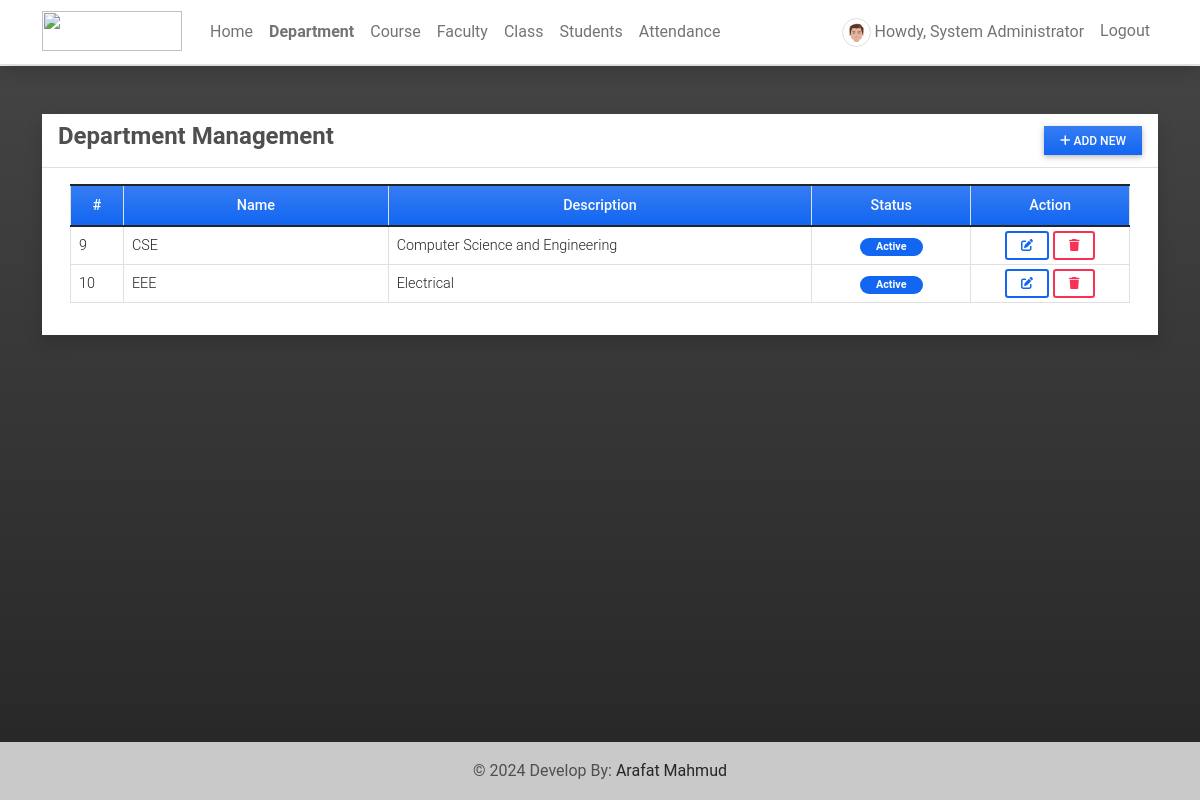
/department (signed in), run on an earlier commit of the app's database.
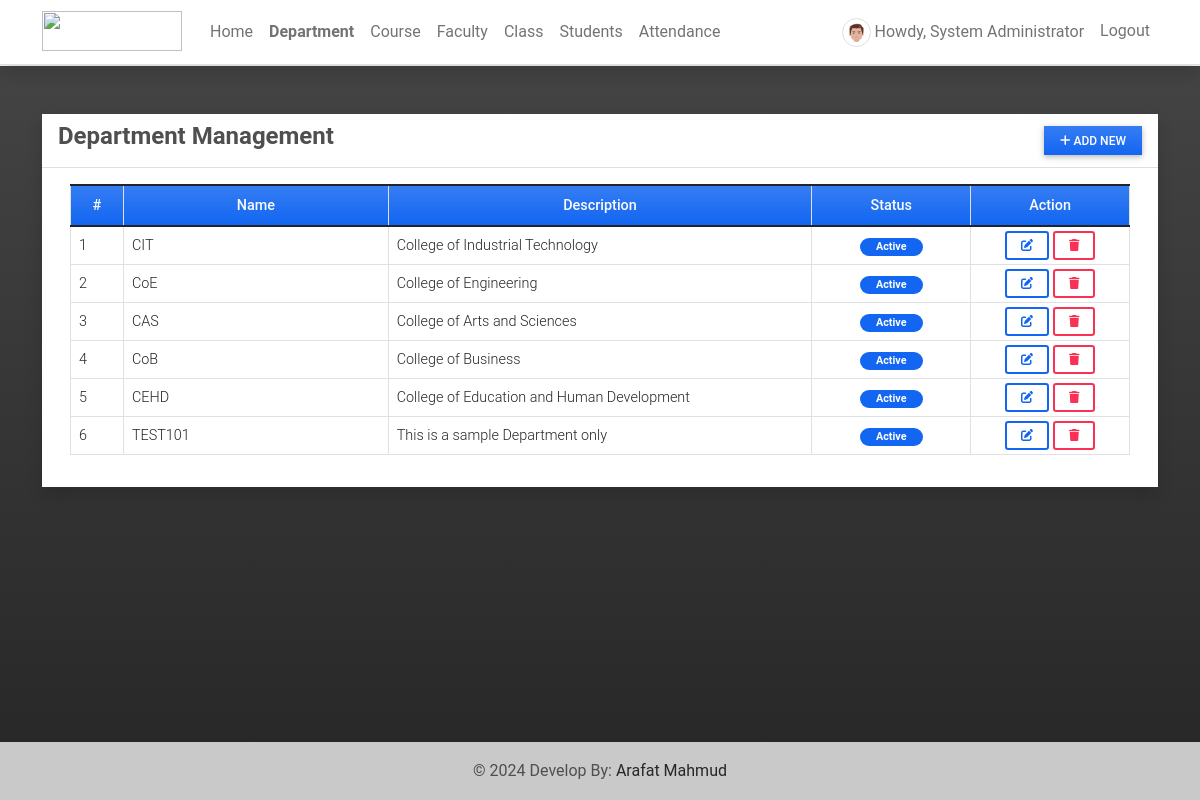
And on a later commit of the database.
### attendance/models.py (models this page shows, shortened)
class UserProfile(models.Model):
    user = models.OneToOneField(User, on_delete=models.CASCADE,related_name='profile')
    contact = models.CharField(max_length=250)
    dob = models.DateField(blank=True, null = True)
    address = models.TextField(blank=True, null = True)
    avatar = models.ImageField(blank=True, null = True, upload_to= 'images/')
    user_type = models.IntegerField(default = 2)
    gender = models.CharField(max_length=100, choices=[('Male','Male'),('Female','Female')], blank=True, null= True)
    department = models.ForeignKey(Department, on_delete=models.CASCADE, blank= True, null = True)

class Department(models.Model):
    name = models.CharField(max_length=250)
    description = models.TextField(blank=True, null=True)
    status = models.IntegerField(default = 1)
    date_added = models.DateTimeField(default=timezone.now)
    date_updated = models.DateTimeField(auto_now=True)

### attendance/views.py (the view)
# urls.py: path('department',views.department,name='department-page'),
@login_required
def department(request):
    departments = Department.objects.all()
    context['page_title'] = "Department Management"
    context['departments'] = departments
    return render(request, 'department_mgt.html',context)

### attendance/templates/department_mgt.html (shortened to what this page needs)
{% extends 'base.html' %} {% block pageContent %}
<div class="col-lg-12 col-md-12 col-sm-12 col-xs-12">
    <div class="card card-default rounded-0 shadow ">
        <div class="card-header">
            <div class="d-flex w-100 align-items-center justify-content-between">
                <h4 class="card-title fw-bold">Department Management</h4>
                <div class="tools">
                    <button type="button" class="btn btn-primary rounded-0 bg-gradient btn-sm" id='add_new'><i class="fa fa-plus"></i> Add New</button>
                </div>
            </div>
        </div>
        <div class="card-body">
            <div class="container-fluid">
                <table class="table table-bordered" id="department-list">
                    <colgroup>
                        <col width="5%">
                        <col width="25%">
                        <col width="40%">
                        <col width="15%">
                        <col width="15%">
                    </colgroup>
                    <thead>
                        <tr class="bg-gradient bg-primary bg-opacity-50 text-light">
                            <th class="px-2 py-2 text-center">#</th>
                            <th class="px-2 py-2 text-center">Name</th>
                            <th class="px-2 py-2 text-center">Description</th>
                            <th class="px-2 py-2 text-center">Status</th>
                            <th class="px-2 py-2 text-center">Action</th>
                        </tr>
                    </thead>
                    <tbody>
                        {% for department in departments %}
                        <tr>
                            <td class="px-2 py-1 align-middle">{{ department.id }}</td>
                            <td class="px-2 py-1 align-middle">{{ department.name }}</td>
                            <td class="px-2 py-1 align-middle">{{ department.description }}</td>
                            <td class="px-2 py-1 align-middle text-center">
                                {% if department.status == 1 %}
                                <span class="badge bg-primary rounded-pill px-3">Active</span> {% else %}
                                <span class="badge bg-secondary rounded-pill px-3">Inactive</span> {% endif %}
                            </td>
                            <td class="px-2 py-1 align-middle text-center">
                                <a class="btn btn-outline-primary btn-sm edit-data" href="javascript:void(0)" data-id="{{ department.pk }}" title="Edit">
                                    <i class="fa fa-edit"></i>
                                </a>
                                <button class="btn btn-outline-danger btn-sm delete-data" type="button" data-id="{{ department.pk }}" title="Delete">
                                    <i class="fa fa-trash"></i>
                                </button>
                            </td>
                        </tr>
                        {% endfor %}
                    </tbody>
                </table>
            </div>
        </div>
    </div>
</div>
{% endblock pageContent %}

### attendance/templates/base.html (shortened to what this page needs)
{% load static %}
<!DOCTYPE html>
<html lang="en">
<head>
    <link rel="stylesheet" href="{% static 'assets/font-awesome/css/all.min.css' %}">
    <link rel="stylesheet" href="{% static 'assets/bootstrap/css/bootstrap.min.css' %}">
    <link rel="stylesheet" href="{% static 'assets/select2/dist/css/select2.min.css' %}">
    <link rel="stylesheet" href="{% static 'assets/mdb-blogtemplate/css/mdb.min.css' %}" />
    <link rel="stylesheet" href="{% static 'assets/DataTables/datatables.min.css' %}" />
    <link rel="stylesheet" href="{% static 'assets/default/css/style.css' %}">
</head>
<body class=" bg-dark bg-gradient bg-opacity-50">
    {% block TopNavigation %} {% include "TopNavigation.html" %} {% endblock TopNavigation %}
    <main class="py-5">
        <div class="container mb-3">
             {% block pageContent %} {% endblock pageContent %}
        </div>
    </main>
    <footer class="bg-light text-lg-start">
        <div class="text-center p-3" style="background-color: rgba(0, 0, 0, 0.2);">
            © {% now 'Y' %} Develop By:
            <a class="text-dark" href="https://sourcecodester.com/tips23" target="_blank">Arafat Mahmud</a>
        </div>
    </footer>
</body>
</html>

### attendance/templates/topNavigation.html (shortened to what this page needs)
{% load static %}
<header>
    <nav class="navbar navbar-expand-lg navbar-light bg-white fixed-top shadow border-bottom">
        <div class="container">
            <a class="navbar-brand" target="_blank" href="{% url 'home-page' %}">
                <img src="{{ MEDIA_URL }}/default/ams-logo.png" height="16" alt="" loading="lazy" style="margin-top: -3px;" />
            </a>
            <div class="collapse navbar-collapse" id="navbarExample01">
                {% if user.id %}
                <ul class="navbar-nav me-auto mb-2 mb-lg-0" id="topNav">
                    <li class="nav-item">
                        <a class="nav-link" aria-current="page" href="{% url 'home-page' %}">Home</a>
                    </li>
                    {% if user.profile.user_type == 1 %}
                    <li class="nav-item">
                        <a class="nav-link" aria-current="page" href="{% url 'department-page' %}">Department</a>
                    </li>
                    <li class="nav-item">
                        <a class="nav-link" aria-current="page" href="{% url 'course-page' %}">Course</a>
                    </li>
                    <li class="nav-item">
                        <a class="nav-link" aria-current="page" href="{% url 'faculty-page' %}">Faculty</a>
                    </li>
                    {% endif %}
                    <li class="nav-item">
                        <a class="nav-link" aria-current="page" href="{% url 'class-page' %}">Class</a>
                    </li>
                    <li class="nav-item">
                        <a class="nav-link" aria-current="page" href="{% url 'student-page' %}">Students</a>
                    </li>
                    <li class="nav-item">
                        <a class="nav-link" aria-current="page" href="{% url 'attendance-class' %}">Attendance</a>
                    </li>
                </ul>
                <ul class="navbar-nav d-flex flex-row">
                    {% if user.id %} {% if user.profile.user_type == 1 %} {% endif %}
                    <li class="nav-item me-3 me-lg-0">
                        <a class="nav-link" href="{% url 'profile' %}">
                            <span class="me-1"><img src="{% if user.profile.avatar %}{{ user.profile.avatar.url }}{% else %}{{ MEDIA_URL }}/default/default-avatar.png{% endif %}" alt="User Avatar" data-url="{% if user.profile.avatar %}{{ user.profile.avatar.url }}{% else %}{{ MEDIA_URL }}/default/default-avatar.png{% endif %}" id="user-avatar" class="img-thumbnail rounded-circle"></span>Howdy,
                            {{ user.first_name }} {{user.last_name}}
                        </a>
                    </li>
                    <li class="nav-item me-3 me-lg-0">
                        <a class="nav-link" href="{% url 'logout' %}">Logout</a>
                    </li>
                    {% else %}
                    <li class="nav-item me-3 me-lg-0">
                        <a class="nav-link" href="{% url 'login' %}">Login</a>
                    </li>
                    {% endif %}
                </ul>
                {% endif %}
            </div>
        </div>
    </nav>
</header>

### static/assets/default/css/style.css (style rules this page uses)
html, body { height: 100%; width: 100%; max-height: 100%; overflow: auto; display: flex; flex-direction: column; }
body>header { flex-shrink: auto; }
body>main { flex-shrink: auto; flex-grow: auto; overflow: auto; }
body>footer { flex-shrink: auto; position: absolute; bottom: 0; left: 0; width: calc(100%); }
#user-avatar { width: 1.8rem; height: 1.8rem; object-fit: scale-down; object-position: center center; }
.navbar-brand>img { width: 7em; height: 2em; }
.nav-item.active a.nav-link { font-weight: bolder !important; }

What changed in the data, as far as the page shows it:
removed Department: id "9", name "CSE", description "Computer Science and Engineering", status "Active"
removed Department: id "10", name "EEE", description "Electrical", status "Active"
added Department: id "1", name "CIT", description "College of Industrial Technology", status "Active"
added Department: id "2", name "CoE", description "College of Engineering", status "Active"
added Department: id "3", name "CAS", description "College of Arts and Sciences", status "Active"
added Department: id "4", name "CoB", description "College of Business", status "Active"
added Department: id "5", name "CEHD", description "College of Education and Human Development", status "Active"
added Department: id "6", name "TEST101", description "This is a sample Department only", status "Active"
